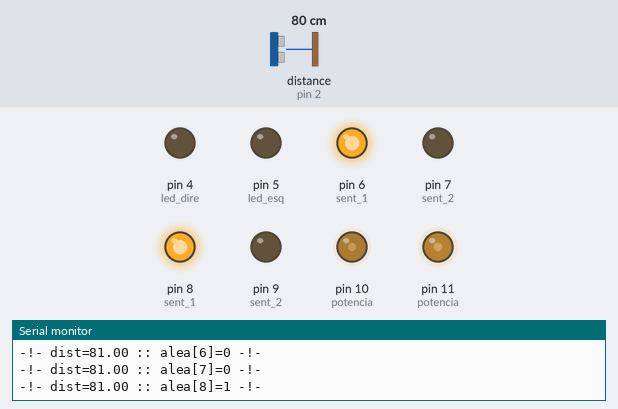
Bench run of a sketch on a simulated Arduino Uno, built with avr-gcc and run on an emulated ATmega328P. On the bench: output pins drawn as LEDs (lit = HIGH), the last lines printed to the serial monitor. Inputs (shaded band) come from the test bench; at power-on: distance to the obstacle (sensor on pin 2) 80 cm. Random numbers use the default seed unless the sketch sets one.

Above: at 1.2 s.
1.3 s: distance to the obstacle (sensor on pin 2) set to 17 cm
4.3 s: distance to the obstacle (sensor on pin 2) set to 13 cm
At 5.0 s:
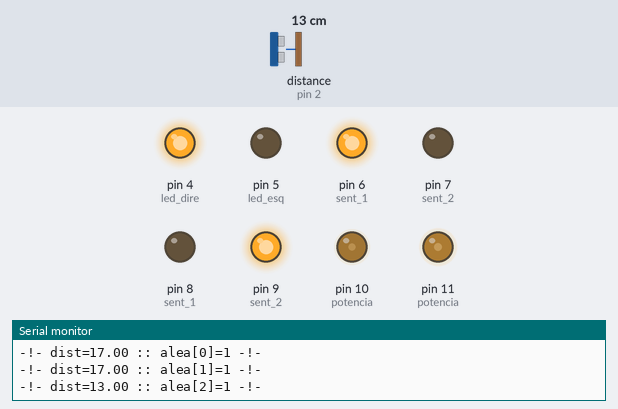
At 5.9 s:
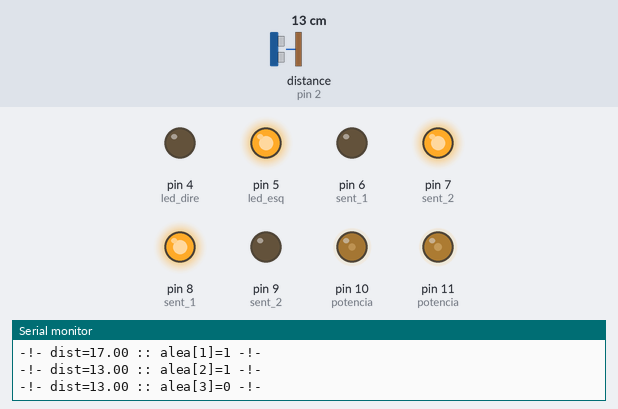
Timing chart, 0 to 11.9 s (numbered marks = the images above; inputs shaded):
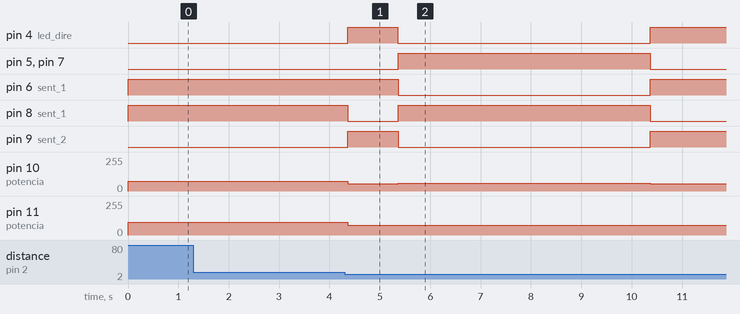

Measured:
- the behaviour switches between 15 and 14 cm on distance to the obstacle (sensor on pin 2) (found by bisection; images 0 and 1)
- after the input at 4.3 s, pin 4 (led_dire): LOW → HIGH after 0.06 s, → LOW 1.0 s later, → HIGH 5.0 s later; pin 5 (led_esq): LOW → HIGH after 1.1 s, → LOW 5.0 s later

The sketch:

Baby_Shark.ino
```cpp
//Fiz praticamente nenhuma alteração significativa, mas vou indicar com um "ATR:" onde eu tiver alterado
#include <NewPing.h>

NewPing sens(3, 2);
byte led_dire = 4, led_esq = 5;
int alea[10];
float dist;
byte vez=0;

//ATR: criei essas variáveis para facilitar a minha vida. Dedutivelmente, são as velocidades
const byte min_velocity = 60;
const byte max_velocity = 75;

//Não entendi exatamente de onde veio esse crusamento entre POO e programação estruturada
//(isso é coisa da última pessoa a mexer)
struct motores{
  byte sent_1, sent_2, potencia;

  void andar(bool sent1, bool sent2, int pot){
    digitalWrite(sent_1, sent1);
    digitalWrite(sent_2, sent2);
    analogWrite(potencia, pot); //ATR: no lugar de pot, estava por padrão 150, sempre, independetemente do valor passado como argumento
  }
};
motores motor_esq, motor_dire;
void setup() {
  pinMode(led_esq, OUTPUT);
  pinMode(led_dire, OUTPUT);

  Serial.begin(9600);
  motor_esq.sent_1 = 8;
  motor_esq.sent_2 = 9;
  motor_esq.potencia = 10;

  motor_dire.sent_1 = 6;
  motor_dire.sent_2 = 7;
  motor_dire.potencia = 11;

  pinMode(motor_esq.sent_1, OUTPUT);
  pinMode(motor_esq.sent_2, OUTPUT);
  pinMode(motor_dire.potencia, OUTPUT);

  pinMode(motor_esq.potencia, OUTPUT);
  pinMode(motor_dire.sent_1, OUTPUT);
  pinMode(motor_dire.sent_2, OUTPUT);

  for(int i=0; i<10; i++){
    alea[i] = random(2);
  }
  for(int i=0; i<10; i++){
    Serial.println(alea[i]);
  }
}

void loop() {
  vez++;
  if(vez == 9){
    vez = 0;
  }
  dist = sens.ping_cm();

  /*ATR: coloquei esse tanto de informação no monitor Serial para entender melhor
  o funcionamento desse código na prática. Talvez seja isso a causa daquele problema
  do robô simplesmente parar e apagar a luz da serial, não resolvendo nem com o
  botão de reset*/
  Serial.print("-!- dist=");
  Serial.print(dist);
  Serial.print(" :: alea[");
  Serial.print(vez);
  Serial.print("]=");
  Serial.print(alea[vez]);
  Serial.println(" -!-");

  motor_esq.andar(1, 0, max_velocity);
  motor_dire.andar(1, 0, max_velocity + 20);

  //ATR: antes a condição era apenas dist<15, mas mudei isso, porque, no começo dos testes, ele dava muitos falsos zeros
  if(dist<15 && dist>1){

    if(alea[vez] == 0){
      digitalWrite(led_dire, 0);
      digitalWrite(led_esq, 1);

      //ATR: coloquei as velocidades max e min mais ou menos algum valor empiricamente, mas antes estavam todos como 50
      motor_esq.andar(1, 0, max_velocity - 15);
      motor_dire.andar(0, 1, min_velocity + 15);
      delay(1000);
    }else{
      digitalWrite(led_dire, 1);
      digitalWrite(led_esq, 0);
      motor_dire.andar(1, 0, max_velocity);
      motor_esq.andar(0, 1, min_velocity - 5);
      delay(1000);
    }
  }
  digitalWrite(led_esq, 0);
  digitalWrite(led_dire,0);
}
```
